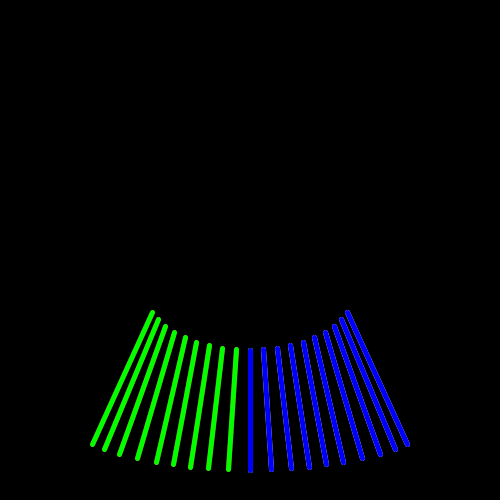
Frame 1 (no input)
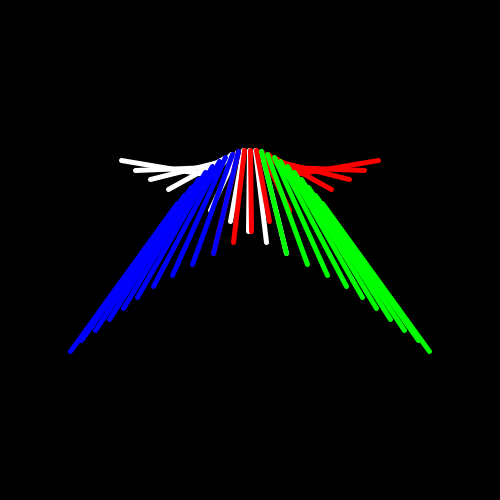
Frame 60 (the mouse pressed at the canvas centre just before this capture)
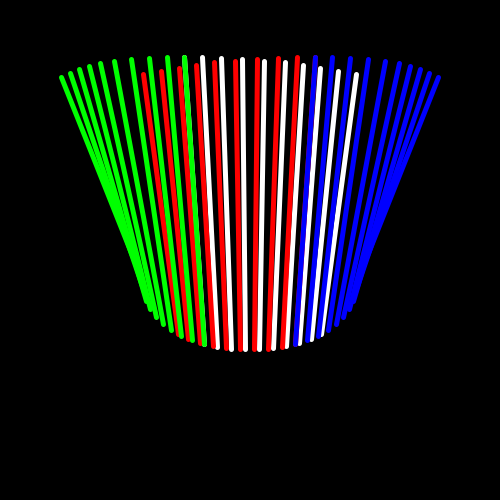
Frame 120 (the mouse held since frame 60 and released just before this capture)

The Processing sketch that drew these frames (run headless with seeded random() and noise(); from frame 60 on, the mouse is pressed at the canvas centre):

// Processing sketch: sinus_11
// ── sinus_11.pde
//********************** Eerste figuur **********************//
float x1(float t) {
return sin(t/10) * 100 + sin(t/5) * 20;  
}

float y1(float t) {
return cos(t/10) * 100;  
}

float x2(float t) {
return sin(t/10) * 200 + sin(t) * 2;  
}

float y2(float t) {
return cos(t/20) * 200 + cos(t/12) * 20;  
}
float t;
static final int NUM_LINES = 10;
//********************** Einde eerste figuur **********************//



//********************** Tweede figuur **********************//
float x3(float p) {
return sin(-p/10) * 100 + sin(-p/5) * 20;  
}

float y3(float p) {
return cos(-p/10) * 100;  
}

float x4(float p) {
return sin(-p/10) * 200 + sin(-p) * 2;  
}

float y4(float p) {
return cos(-p/20) * 200 + cos(-p/12) * 20;  
}
float p;
//********************** Einde Tweede figuur **********************//

void setup(){
background(0);
size(500,500);
}

void draw(){
  background(0);
//stroke(random(255), random(255), random(255));
//stroke(255);
strokeWeight(5);
translate(width/2, height/2);

//****************************** Eerste ******************************//

stroke(255);

for(int i = 0; i < NUM_LINES; i++) {
  line(x1(t + i), y1(t + i), x2(t + i), y2(t + i));
  }
  
  t += 0.5;

//****************************** Tweede ******************************//

  stroke(255,0,0);
  noFill();
for(int e = 0; e < NUM_LINES; e++) {
  line(x3(p + e), y3(p + e), x4(p + e), y4(p + e));
  }  
  
  p += 0.5;

//****************************** Derde ******************************//
  
  stroke(0,255,0);
  for(int q = 0; q < NUM_LINES; q++) {
  line(x6(h - q), y6(h - q), x5(h - q), y5(h - q));
  }
    
  h += 0.5;
  
//****************************** Vierde ******************************//

  stroke(0,0,255);
  noFill();
for(int z = 0; z < NUM_LINES; z++) {
  line(x8(k - z), y8(k - z), x7(k - z), y7(k - z));
  }
  
  k += 0.5;
}

//********************** Derde figuur **********************//
float x5(float h) {
return sin(h/10) * 100 + sin(h/5) * 20;  
}

float y5(float h) {
return cos(h/10) * 100;  
}

float x6(float h) {
return sin(h/10) * 200 + sin(h) * 2;  
}

float y6(float h) {
return cos(h/20) * 200 + cos(h/12) * 20;  
}
float h;
//********************** Einde Derde figuur **********************//



//********************** Vierde figuur **********************//
float x7(float k) {
return sin(-k/10) * 100 + sin(-k/5) * 20;  
}

float y7(float k) {
return cos(-k/10) * 100;  
}

float x8(float k) {
return sin(-k/10) * 200 + sin(-k) * 2;  
}

float y8(float k) {
return cos(-k/20) * 200 + cos(-k/12) * 20;  
}
float k;
//********************** Einde Vierde figuur **********************//
